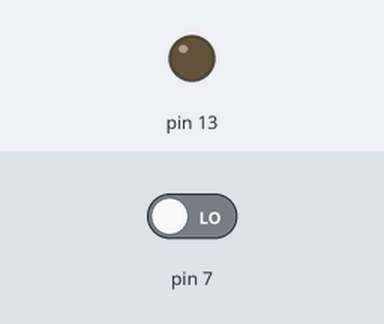
This sketch was run on a simulated Arduino Uno, built with avr-gcc and run on an emulated ATmega328P. Parts: output pins drawn as LEDs (lit = HIGH). Inputs (shaded band) come from the test bench; at power-on: pin 7 LOW.

Above: at 1.2 s.
1.3 s: pin 7 driven HIGH
At 1.7 s:
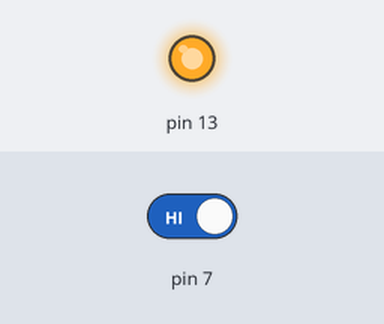
2.8 s: pin 7 driven LOW
At 4.1 s:
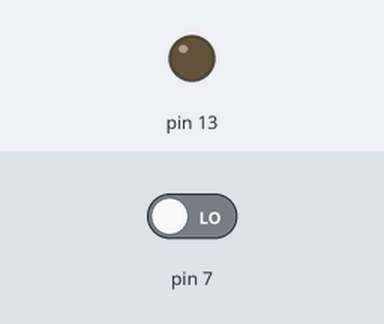
Timing chart, 0 to 5.8 s (numbered marks = the images above; inputs shaded):
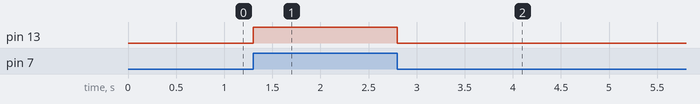

The sketch:

Buton_Led_Yak_Sondur.ino
```cpp
//Açıklama: Butona basıldığında LED'in yanmasını, butondan elimizi çektiğimizde LED'in sönmesini sağlayan program.

void setup() //Uygulama içinde tek seferlik işlemlerin yapılacağı bölüm.
{
  pinMode(7,INPUT); //7.pin giriş(INPUT) olarak ayarlandı.
  pinMode(13,OUTPUT); //13.pin çıkış(OUTPUT) olarak ayarlandı.
}

void loop() //Uygulama içinde sürekli yapılması istenen işlemlerin yapılacağı bölüm.
{
 byte gelen_deger = digitalRead(7); //digitalRead komutu ile butonun ürettiği değer okunup "gelen_deger" değişkenine gönderildi.
 if(gelen_deger == 1) //Eğer butondan gelen değer 1 ise 13.pine bağlı olan LED yanacak.
 {
  digitalWrite(13,HIGH); //13.pine bağlı olan LED yakıldı.
 }
 else //Eğer butondan gelen değer 1 değil ise 13.pine bağlı olan LED söndürülecek.
 {
  digitalWrite(13,LOW); //13.pine bağlı olan LED söndürüldü.
 }

}
```

Measured:
- after the input at 1.3 s, pin 13: LOW → HIGH at once
- after the input at 2.8 s, pin 13: HIGH → LOW at once
